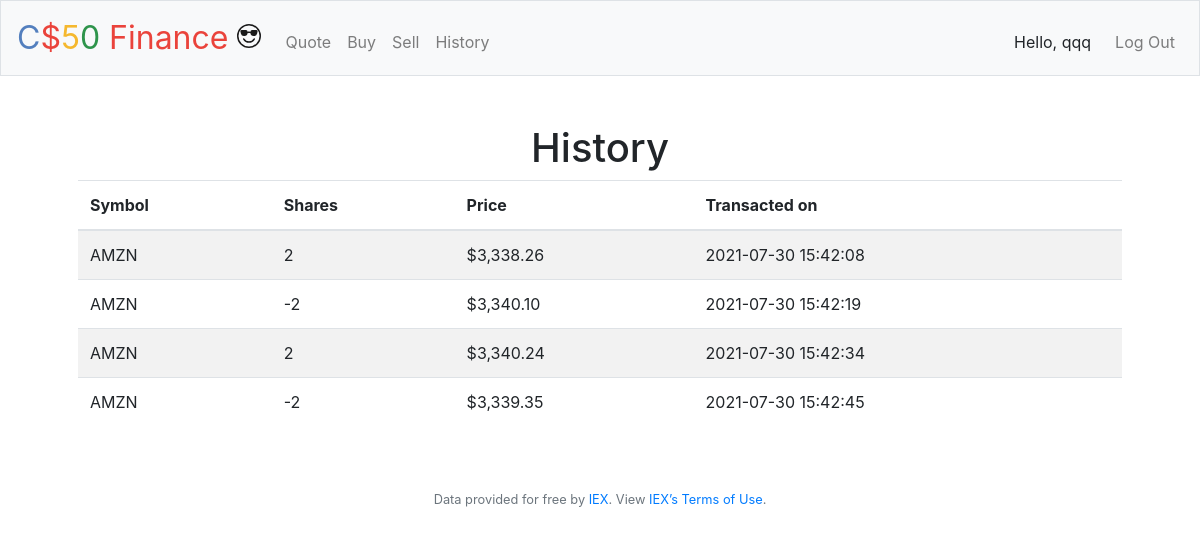
Page /history (signed in) on the earlier database version.
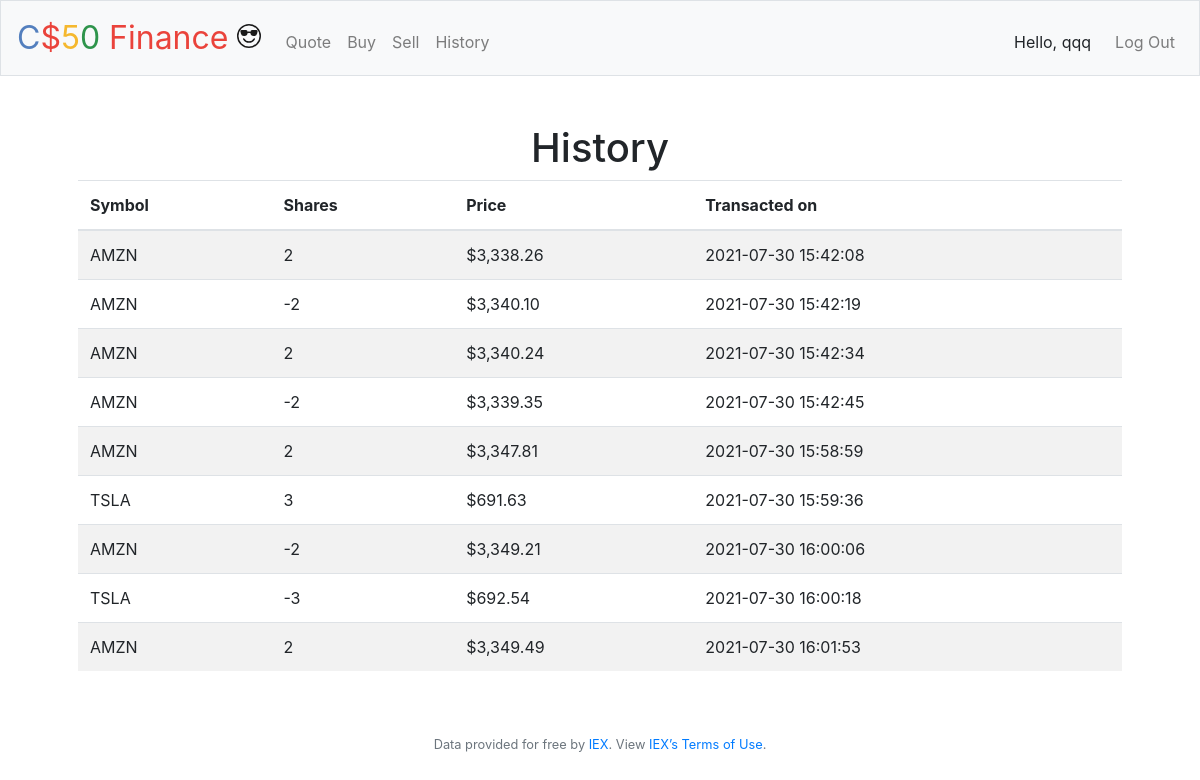
Same page on the later database version.
### tables this page shows
CREATE TABLE activities (
id INTEGER,
user_id INTEGER NOT NULL,
symbol TEXT NOT NULL,
price NUMERIC NOT NULL,
shares INTEGER NOT NULL,
action TEXT NOT NULL,
cash_before NUMERIC,
cash_after NUMERIC,
date_time TEXT NOT NULL,

PRIMARY KEY (id), FOREIGN KEY(user_id) REFERENCES users(id));

### application.py (the view)
@app.route("/history")
@login_required
def history():
    rows = db.execute("SELECT * FROM activities WHERE user_id = ?", session["user_id"])
    print("\x1b[6;30;42m" + "--------------------------- START HISTORY ---------------------------" + "\x1b[0m")
    print(rows)
    print("\x1b[6;37;41m" + "---------------------------- END HISTORY ----------------------------" + "\x1b[0m")
    return render_template("/history.html", rows=rows)

### application.py (called while the page is built)
@app.after_request
def after_request(response):
    response.headers["Cache-Control"] = "no-cache, no-store, must-revalidate"
    response.headers["Expires"] = 0
    response.headers["Pragma"] = "no-cache"
    return response

### helpers.py (called while the page is built)
def login_required(f):
    @wraps(f)
    def decorated_function(*args, **kwargs):
        if session.get("user_id") is None:
            return redirect("/login")
        return f(*args, **kwargs)
    return decorated_function

def usd(value):
    return f"${value:,.2f}"

### templates/history.html (shortened to what this page needs)
{% extends "layout.html" %}
{% block main %}
    <h1>History</h1>
    <table class="table table-striped text-left">
        <thead>
            <tr>
                <th>Symbol</th>
                <th>Shares</th>
                <th>Price</th>
                <th>Transacted on</th>
            </tr>
        </thead>
        <tbody>
            {% for row in rows %}
            <tr>
                <td>
                    {{row.symbol}}
                </td>
                <td>
                    {{row.shares}}
                </td>
                <td>
                    {{row.price | usd}}
                </td>
                <td>
                    {{row.date_time}}
                </td>
            </tr>
            {% endfor %}
        </tbody>
    </table>
{% endblock %}

### templates/layout.html (shortened to what this page needs)
<!DOCTYPE html>
<html lang="en">
    <head>
        <link rel="stylesheet" href="https://cdn.jsdelivr.net/npm/bootstrap@4.5.3/dist/css/bootstrap.min.css">
        <link href="/static/styles.css" rel="stylesheet">
    </head>
    <body>
        <nav class="navbar navbar-expand-md navbar-light bg-light border">
            <a class="navbar-brand" href="/">
                <span class="blue">C</span><span class="red">$</span><span class="yellow">5</span><span class="green">0</span> <span class="red">Finance</span><span>
                </span></a>
            <div class="collapse navbar-collapse" id="navbar">
                {% if session.user_id %}
                    <ul class="navbar-nav mr-auto mt-2">
                        <li class="nav-item"><a class="nav-link" href="/quote">Quote</a></li>
                        <li class="nav-item"><a class="nav-link" href="/buy">Buy</a></li>
                        <li class="nav-item"><a class="nav-link" href="/sell">Sell</a></li>
                        <li class="nav-item"><a class="nav-link" href="/history">History</a></li>
                    </ul>
                    <ul class="navbar-nav ml-auto mt-2">
                        <li class="nav-item"><span class="username">Hello, {{ session["username"] }}</span></li>
                        <li class="nav-item"><a class="nav-link" href="/logout">Log Out</a></li>
                    </ul>
                {% else %}
                    <ul class="navbar-nav ml-auto mt-2">
                        <li class="nav-item"><a class="nav-link" href="/register">Register</a></li>
                        <li class="nav-item"><a class="nav-link" href="/login">Log In</a></li>
                    </ul>
                {% endif %}
            </div>
        </nav>
        <main class="container p-5">
            {% block main %}{% endblock %}
        </main>
        <footer class="small text-center text-muted">
            Data provided for free by <a href="https://iextrading.com/developer">IEX</a>. View <a href="https://iextrading.com/api-exhibit-a/">IEX’s Terms of Use</a>.
        </footer>
    </body>
</html>

### static/styles.css (style rules this page uses)
nav .navbar-brand { font-size: xx-large; }
nav .navbar-brand .blue { color: #537fbe; }
nav .navbar-brand .red { color: #ea433b; }
nav .navbar-brand .yellow { color: #f5b82e; }
nav .navbar-brand .green { color: #2e944b; }
main { overflow-x: auto; text-align: center; }
svg.bi.bi-emoji-sunglasses-xl { height: 24px !important; width: 24px !important; }
.username { display: block; padding: 0.5rem 1rem; }

Differences in the rows shown:
added activities: symbol "AMZN", shares "2", price "$3,347.81", date_time "2021-07-30 15:58:59"
added activities: symbol "TSLA", shares "3", price "$691.63", date_time "2021-07-30 15:59:36"
added activities: symbol "AMZN", shares "-2", price "$3,349.21", date_time "2021-07-30 16:00:06"
added activities: symbol "TSLA", shares "-3", price "$692.54", date_time "2021-07-30 16:00:18"
added activities: symbol "AMZN", shares "2", price "$3,349.49", date_time "2021-07-30 16:01:53"
